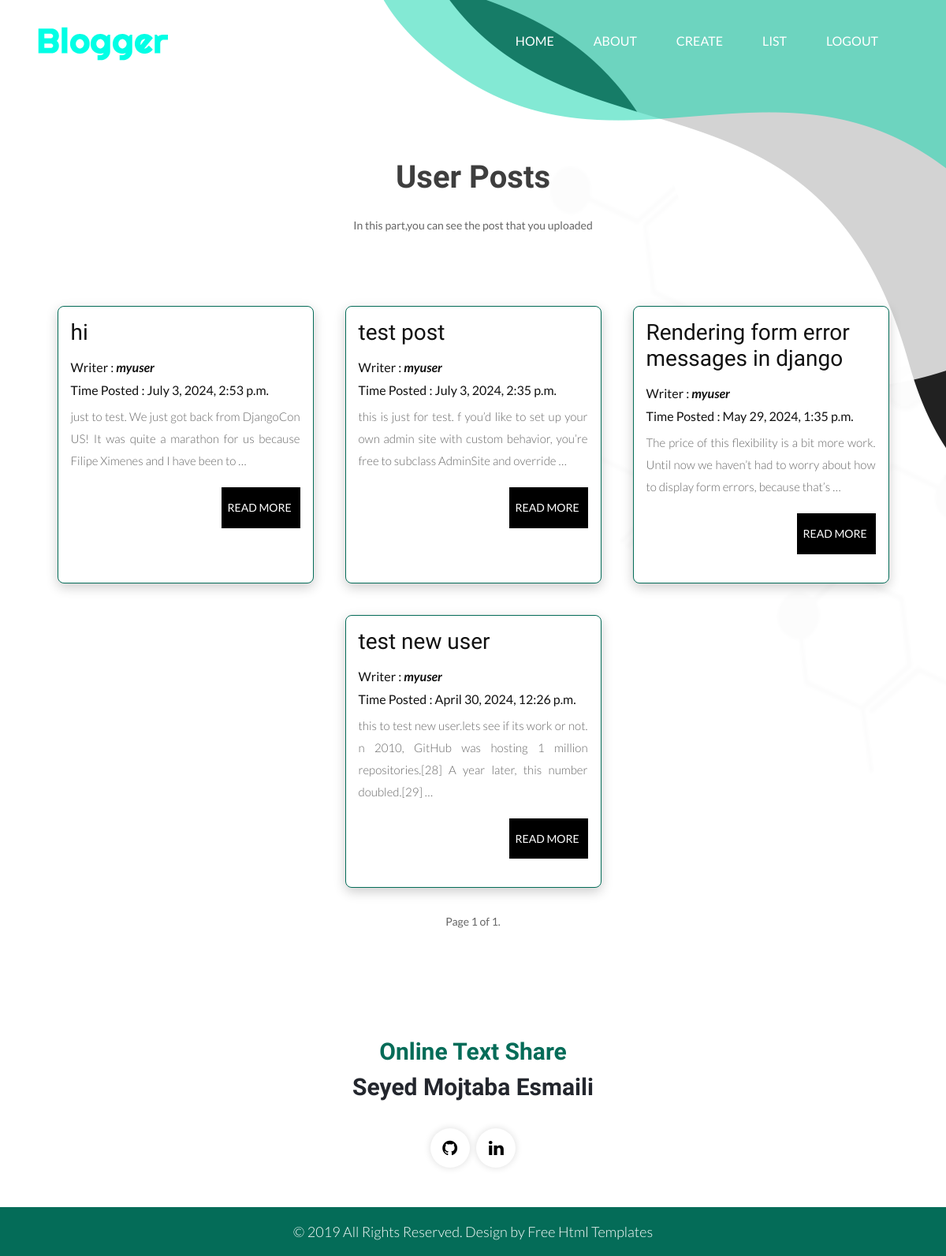
/list_posts/ (signed in), run on an earlier commit of the app's database.
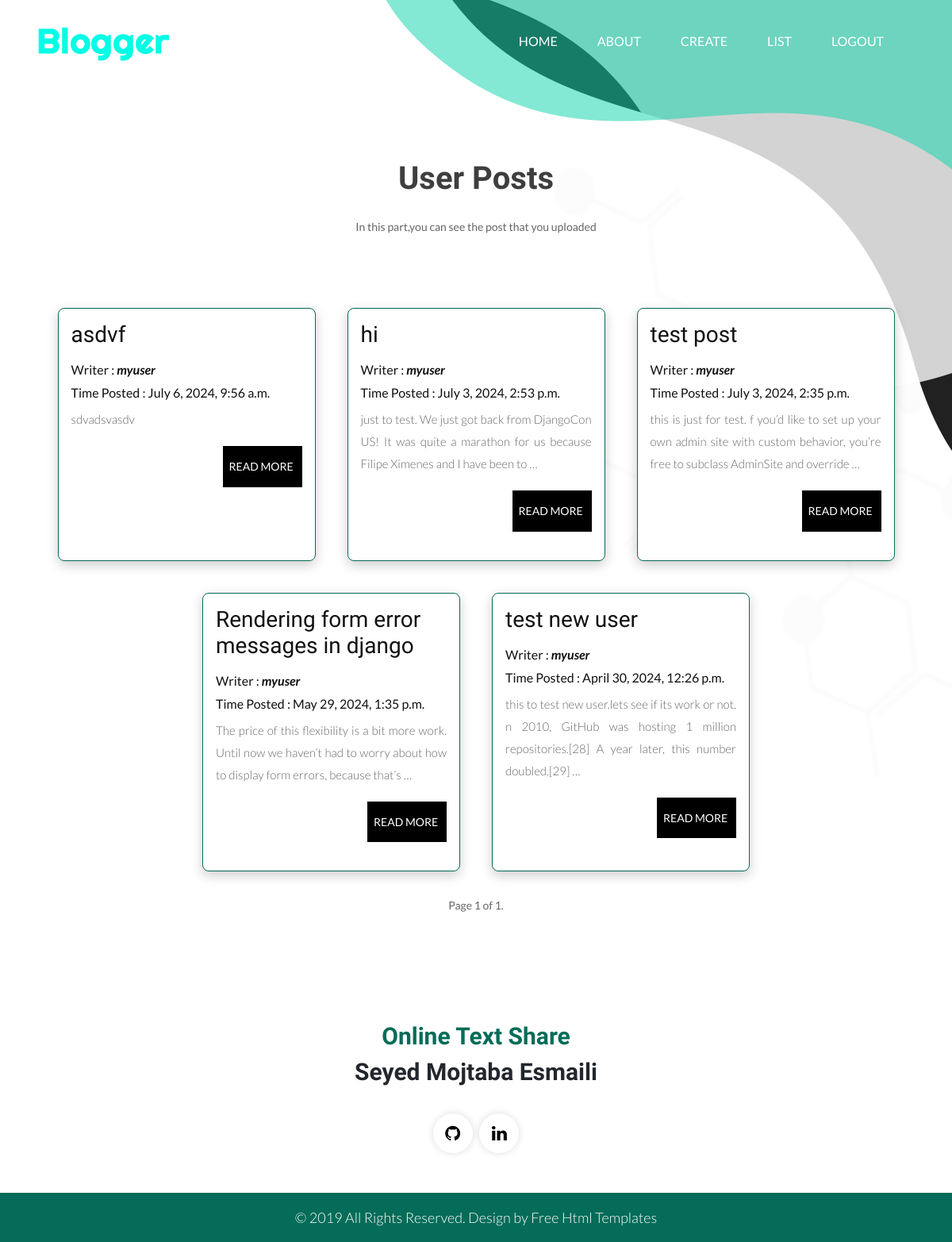
And on a later commit of the database.
### posts/models.py (models this page shows, shortened)
class Post(models.Model):
    title = models.CharField(max_length=100)
    content = models.TextField()
    date_posted = models.DateTimeField(default=timezone.now)
    is_publick = models.BooleanField(default=False)
    user = models.ForeignKey(User,on_delete=models.CASCADE,null=True)
    class Meta:
        ordering = ['-date_posted']

### posts/views.py (the view)
# urls.py: path('list_posts/',UserPostListView.as_view(),name='list_posts'),
class UserPostListView(LoginRequiredMixin,ListView):
    model=Post
    template_name = 'posts/post_list.html'
    context_object_name = 'posts_list'
    paginate_by = 6
    def get_queryset(self):
        if self.request.user.is_staff:           # check if superuser is logedtn, show all posts
            return Post.objects.all()
        return Post.objects.filter(user=self.request.user)         # if regular user,only show the users posts

### posts/templates/posts/post_list.html (shortened to what this page needs)
{% extends "posts/base.html" %}
{% load static %}
{% block content %}
      <div class="blog_main">
         <div class="container">
            <div class="row">
               <div class="col-md-12">
                  <div class="titlepage">
                     <h2>User Posts</h2>
                     <span>In this part,you can see the post that you uploaded</span>
                  </div>
               </div>
            </div>
            <div class='card-container'>
               {% for post in posts_list %}
                     <div class='card'>
                        <div class='card-content'>
                              <h3>{{post.title}}</h3>
                              <h4>Writer : <b><i>{{post.user.username}}</i></b></h4>
                              <h4>Time Posted : {{post.date_posted}}</h4>
                              <p>{{post.content|truncatewords:25}}</p>
                              <a href='/post_detail/{{post.id}}' class='post-btn'>Read More</a>
                        </div>
                     </div>
               {% endfor %}
            </div>
    <div class="pagination">
          Page {{ page_obj.number }} of {{ page_obj.paginator.num_pages }}.
</div>
         </div>
      </div>
{% endblock content %}

What changed in the data, as far as the page shows it:
added Post: title "asdvf", user.username "myuser", date_posted "July 6, 2024, 9:56 a.m.", content "sdvadsvasdv"
